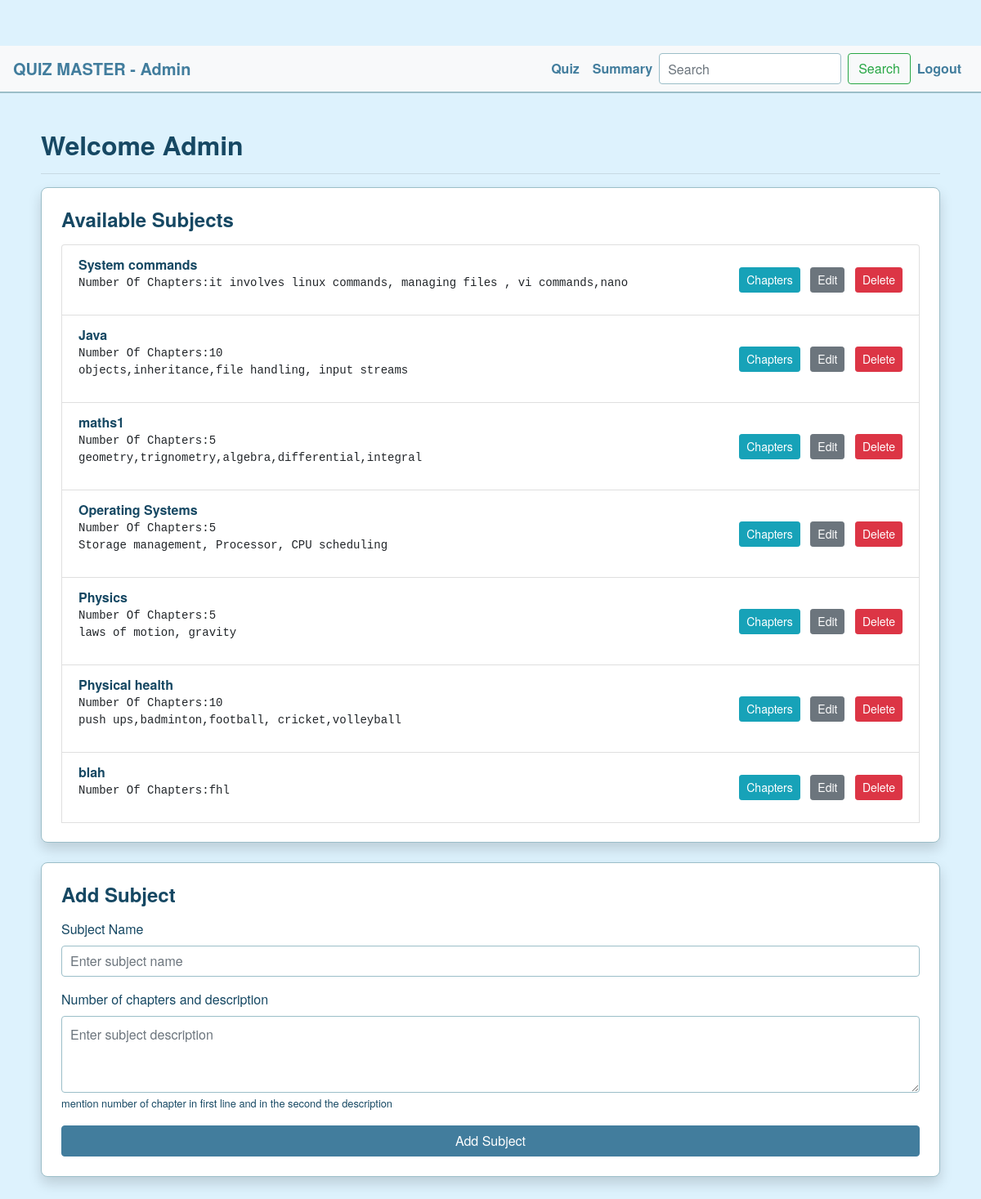
The app's page /admin/dashboard (signed in), older data.
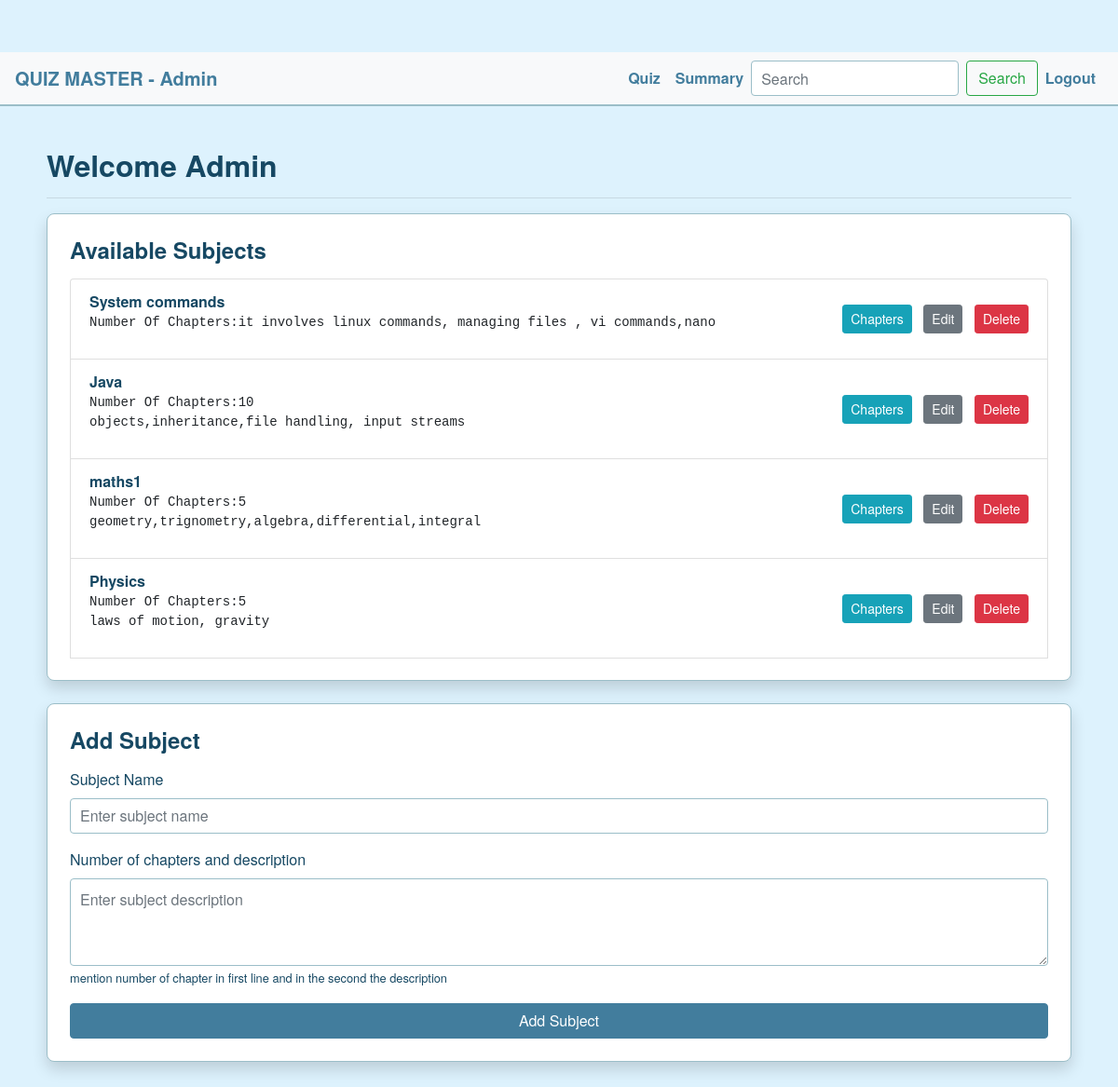
The same page, newer data.
### controllers/models.py (models this page shows, shortened)
class Subject(db.Model):
    __tablename__ = 'subjects'
    id = db.Column(db.Integer, primary_key=True)
    name = db.Column(db.String(100), unique=True, nullable=False)
    description = db.Column(db.Text)
    chapters = db.relationship('Chapter', backref='subject', lazy=True)#related data is loaded when accessed by chapter

### controllers/admin_routes.py (the view)
    @app.route('/admin/dashboard')
    def admin_dashboard():
        if 'user_id' not in session or session.get('role') != 'Admin':
            flash("Access denied.", "danger")
            return redirect(url_for('login'))
        subjects = Subject.query.all()  # Grab all subjects
        return render_template('admin_dashboard.html', subjects=subjects)

### templates/admin_dashboard.html (shortened to what this page needs)
{% extends 'base.html' %}
{% block content %}
<nav class="navbar navbar-expand-lg navbar-light bg-light">
  <a class="navbar-brand" href="#">QUIZ MASTER - Admin</a>
  <div class="collapse navbar-collapse" id="navbarNav">
    <ul class="navbar-nav ml-auto">
      <li class="nav-item">
        <a class="nav-link" href="{{ url_for('admin_quiz_overview') }}">Quiz</a>
      </li>
      <li class="nav-item">
        <a class="nav-link" href="{{ url_for('admin_summary') }}">Summary</a>
      </li>
      <form class="form-inline my-2 my-lg-0" method="GET" action="{{ url_for('admin_search') }}">
        <input class="form-control mr-sm-2" type="search" name="q" placeholder="Search" aria-label="Search">
        <button class="btn btn-outline-success my-2 my-sm-0" type="submit">Search</button>
      </form>
      <li class="nav-item">
        <a class="nav-link" href="{{ url_for('logout') }}">Logout</a>
      </li>
    </ul>
  </div>
</nav>
<div class="container mt-4">
  <h2>Welcome Admin</h2>
  <hr>
  <div class="mb-4">
    <div class="card shadow p-4">
      <h4 class="mb-3">Available Subjects</h4>
      <ul class="list-group">
        {% for subject in subjects %}
        <li class="list-group-item d-flex justify-content-between align-items-center">
          <div>
            <strong>{{ subject.name }}</strong>
            <br>
            <pre>Number Of Chapters:{{ subject.description or '' }}</pre>
          </div>
          <div>
            <a href="{{ url_for('admin_chapters', subject_id=subject.id) }}"
               class="btn btn-sm btn-info mr-2">Chapters</a>
            <a href="#edit-{{ subject.id }}" class="btn btn-sm btn-secondary mr-2">Edit</a>
            <form method="POST" action="{{ url_for('delete_subject', subject_id=subject.id) }}" style="display:inline;">
              <button type="submit" class="btn btn-sm btn-danger">Delete</button>
            </form>
          </div>
        </li>
        {% endfor %}
      </ul>
    </div>
  </div>
  <div class="mb-4">
    <div class="card shadow p-4">
      <h4 class="mb-3">Add Subject</h4>
      <form method="POST" action="{{ url_for('add_subject') }}">
        <div class="form-group">
          <label for="subjectName">Subject Name</label>
          <input type="text" name="name" id="subjectName" class="form-control" placeholder="Enter subject name" required>
        </div>
        <div class="form-group">
          <label for="subjectDesc">Number of chapters and description</label>
          <textarea name="description" id="subjectDesc" class="form-control" rows="3"
                    placeholder="Enter subject description"></textarea>
          <small>mention number of chapter in first line and in the second the description</small>
        </div>
        <button type="submit" class="btn btn-success btn-block">Add Subject</button>
      </form>
    </div>
  </div>
</div>
{% endblock %}

Row changes from the older to the newer data that the page shows:
removed Subject: name "Operating Systems", description "5 Storage management, Processor, CPU scheduling"
removed Subject: name "Physical health", description "10 push ups,badminton,football, cricket,volleyball"
removed Subject: name "blah", description "fhl"
